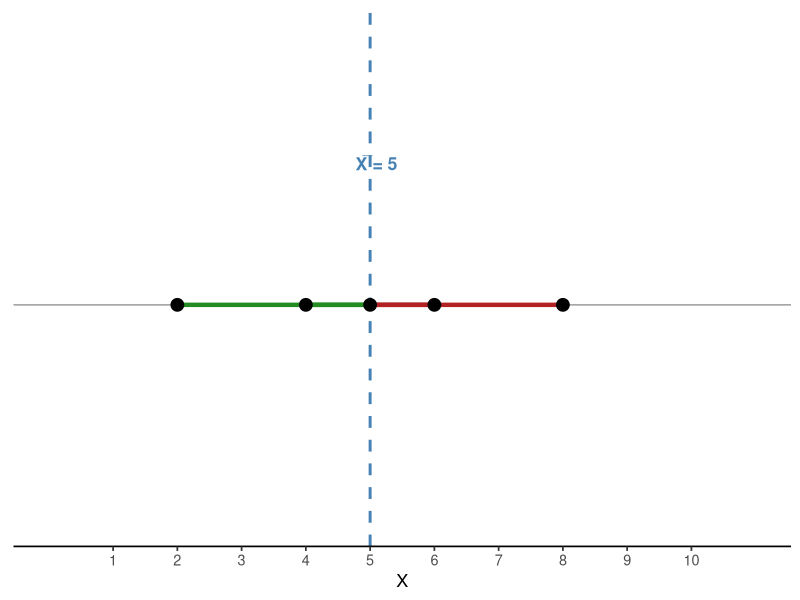
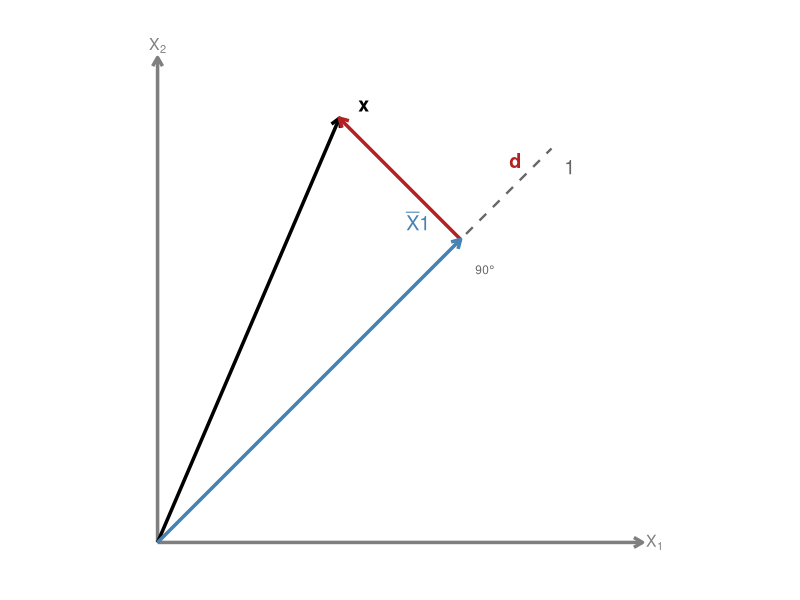

Write the R code that produced these figures, in order.
## ---- chunk 1
#| include: false
library(tidyverse)
set.seed(42)
n <- 5
X <- c(2, 6, 4, 8, 5)
Xbar <- mean(X)
desvios <- X - Xbar
soma_desvios <- sum(desvios)
## ---- chunk 2
#| fig-align: center
#| fig-width: 7
#| fig-height: 3.5
#| fig-cap: "A média como ponto de equilíbrio. Cada ponto representa uma observação. Os segmentos indicam os desvios $X_i - \\bar{X}$; segmentos em vermelho correspondem a desvios positivos e em verde a desvios negativos. A soma de todos os desvios é zero."

df_plot <- data.frame(
  X = X,
  desvio = desvios,
  y = 0.5,
  cor = ifelse(desvios > 0, "firebrick", "forestgreen")
)

ggplot() +
  geom_hline(yintercept = 0.5, color = "gray60", linewidth = 0.5) +
  geom_vline(xintercept = Xbar, color = "steelblue", linetype = "dashed", linewidth = 1) +
  geom_segment(data = df_plot,
               aes(x = Xbar, xend = X, y = 0.5, yend = 0.5, color = cor),
               linewidth = 1.5,
               arrow = arrow(length = unit(0.15, "cm"), ends = "last")) +
  geom_point(data = df_plot, aes(x = X, y = 0.5), size = 4, shape = 19) +
  annotate("text", x = Xbar + 0.1, y = 0.63,
           label = paste0("X\u0305 = ", Xbar),
           size = 4.5, color = "steelblue", fontface = "bold") +
  scale_color_identity(guide = "none") +
  scale_x_continuous(breaks = 1:10) +
  coord_cartesian(ylim = c(0.3, 0.75), xlim = c(0, 11)) +
  labs(x = "X", y = NULL) +
  theme_classic(base_size = 13) +
  theme(axis.text.y = element_blank(),
        axis.ticks.y = element_blank(),
        axis.line.y = element_blank())
## ---- chunk 3
#| fig-align: center
#| fig-width: 5
#| fig-height: 5
#| fig-cap: "Representação esquemática em $\\mathbb{R}^2$ da decomposição $\\mathbf{x} = \\bar{X}\\mathbf{1} + \\mathbf{d}$. O vetor $\\mathbf{x}$ é decomposto em um vetor constante que representa a média e em um vetor de desvios. O fato de $\\mathbf{d}$ ser perpendicular à direção de $\\mathbf{1}$ equivale à propriedade de que os desvios se compensam."

# Representação esquemática com n=2 para visualização
set.seed(1)
x2 <- c(3, 7)
xbar2 <- mean(x2)

segs <- data.frame(
  x    = c(0,    0,    0,      0,      xbar2),
  y    = c(0,    0,    0,      0,      xbar2),
  xend = c(8,    0,    6.5,    x2[1],  x2[1]),
  yend = c(0,    8,    6.5,    x2[2],  x2[2]),
  cor  = c("gray50", "gray50", "gray40", "black", "firebrick"),
  seta = c(TRUE, TRUE, FALSE, TRUE, TRUE)
)

labs_df <- data.frame(
  x     = c(x2[1]+0.4, xbar2-0.7, xbar2+0.9, 6.8,  8.2, 0,   xbar2+0.4),
  y     = c(x2[2]+0.2, xbar2+0.3, xbar2+1.3, 6.2,  0,   8.2, xbar2-0.5),
  label = c("bold(x)", "bar(X)*bold(1)", "bold(d)", "bold(1)", "X[1]", "X[2]", "90*degree"),
  cor   = c("black", "steelblue", "firebrick", "gray40", "gray50", "gray50", "gray40"),
  sz    = c(5, 5, 5, 5, 4, 4, 3)
)

ggplot() +
  geom_segment(data = segs[!segs$seta, ],
               aes(x = x, y = y, xend = xend, yend = yend, color = cor),
               linetype = "dashed", linewidth = 0.8) +
  geom_segment(data = segs[segs$seta, ],
               aes(x = x, y = y, xend = xend, yend = yend, color = cor),
               linewidth = 1.2,
               arrow = arrow(length = unit(0.25, "cm"))) +
  geom_segment(aes(x = 0, xend = xbar2, y = 0, yend = xbar2),
               color = "steelblue", linewidth = 1.2,
               arrow = arrow(length = unit(0.25, "cm"))) +
  geom_text(data = labs_df,
            aes(x = x, y = y, label = label, color = cor, size = sz),
            parse = TRUE) +
  scale_color_identity() +
  scale_size_identity() +
  coord_fixed(xlim = c(-0.5, 8.5), ylim = c(-0.5, 8.5)) +
  theme_void(base_size = 13)
